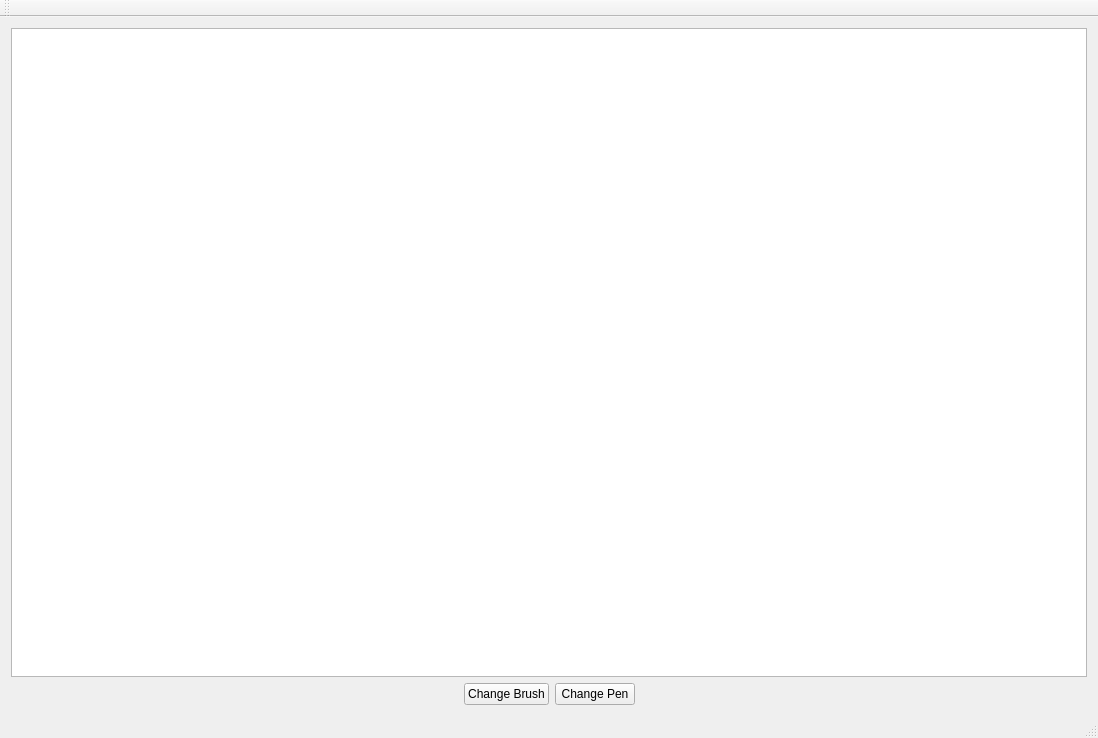
<?xml version="1.0" encoding="UTF-8"?>
<ui version="4.0">
 <class>MainWindow</class>
 <widget class="QMainWindow" name="MainWindow">
  <property name="geometry">
   <rect>
    <x>0</x>
    <y>0</y>
    <width>1098</width>
    <height>738</height>
   </rect>
  </property>
  <property name="windowTitle">
   <string>MainWindow</string>
  </property>
  <widget class="QWidget" name="centralWidget">
   <layout class="QGridLayout" name="gridLayout">
    <item row="2" column="1">
     <widget class="QPushButton" name="changeBrushButton">
      <property name="text">
       <string>Change Brush</string>
      </property>
     </widget>
    </item>
    <item row="2" column="2">
     <widget class="QPushButton" name="changePenButton">
      <property name="text">
       <string>Change Pen</string>
      </property>
     </widget>
    </item>
    <item row="2" column="0">
     <spacer name="horizontalSpacer">
      <property name="orientation">
       <enum>Qt::Horizontal</enum>
      </property>
      <property name="sizeHint" stdset="0">
       <size>
        <width>40</width>
        <height>20</height>
       </size>
      </property>
     </spacer>
    </item>
    <item row="2" column="3">
     <spacer name="horizontalSpacer_2">
      <property name="orientation">
       <enum>Qt::Horizontal</enum>
      </property>
      <property name="sizeHint" stdset="0">
       <size>
        <width>40</width>
        <height>20</height>
       </size>
      </property>
     </spacer>
    </item>
    <item row="1" column="0" colspan="4">
     <widget class="QGraphicsView" name="graphicsView">
      <property name="sizePolicy">
       <sizepolicy hsizetype="Expanding" vsizetype="Expanding">
        <horstretch>0</horstretch>
        <verstretch>0</verstretch>
       </sizepolicy>
      </property>
      <property name="minimumSize">
       <size>
        <width>400</width>
        <height>400</height>
       </size>
      </property>
      <property name="sizeAdjustPolicy">
       <enum>QAbstractScrollArea::AdjustToContents</enum>
      </property>
      <property name="backgroundBrush">
       <brush brushstyle="NoBrush">
        <color alpha="255">
         <red>0</red>
         <green>0</green>
         <blue>0</blue>
        </color>
       </brush>
      </property>
      <property name="foregroundBrush">
       <brush brushstyle="NoBrush">
        <color alpha="255">
         <red>0</red>
         <green>0</green>
         <blue>0</blue>
        </color>
       </brush>
      </property>
      <property name="sceneRect">
       <rectf>
        <x>0.000000000000000</x>
        <y>0.000000000000000</y>
        <width>0.000000000000000</width>
        <height>0.000000000000000</height>
       </rectf>
      </property>
      <property name="renderHints">
       <set>QPainter::Antialiasing|QPainter::TextAntialiasing</set>
      </property>
     </widget>
    </item>
   </layout>
  </widget>
  <widget class="QMenuBar" name="menuBar">
   <property name="geometry">
    <rect>
     <x>0</x>
     <y>0</y>
     <width>1098</width>
     <height>21</height>
    </rect>
   </property>
  </widget>
  <widget class="QToolBar" name="mainToolBar">
   <attribute name="toolBarArea">
    <enum>TopToolBarArea</enum>
   </attribute>
   <attribute name="toolBarBreak">
    <bool>false</bool>
   </attribute>
  </widget>
  <widget class="QStatusBar" name="statusBar"/>
 </widget>
 <layoutdefault spacing="6" margin="11"/>
 <resources/>
 <connections/>
</ui>
